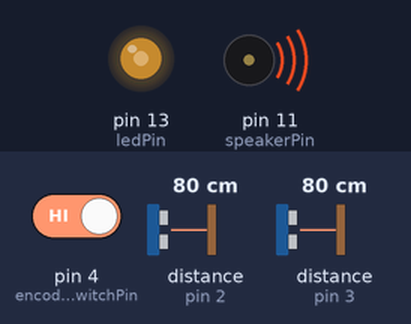
Bench run of a sketch on a simulated Arduino Uno, built with avr-gcc and run on an emulated ATmega328P. Shown: output pins drawn as LEDs (lit = HIGH), buzzer (waves = sounding). Wiring (inferred from the names in the program): 2 × range finder with pulse-width output: data pin 2 / data pin 3. Inputs (shaded band) come from the test bench; at power-on: distance to the obstacle (sensors on pin 2, pin 3) 80 cm, pin 4 (encoderSwitchPin) HIGH.

Above: at 1.2 s.
1.3 s: distance to the obstacle (sensor on pin 2) set to 2 cm
At 2.5 s:
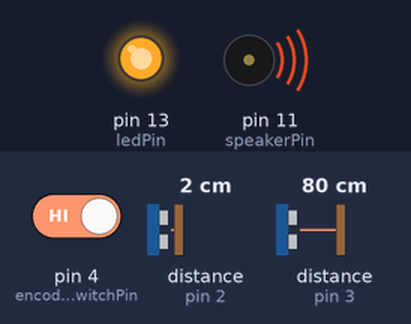
2.9 s: distance to the obstacle (sensor on pin 2) set to 75 cm
5.7 s: distance to the obstacle (sensor on pin 2) set to 84 cm
10.2 s: distance to the obstacle (sensor on pin 3) set to 35 cm
At 14.14 s:
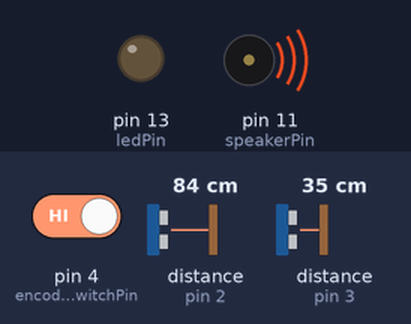
Timing chart, 0 to 14.2 s (numbered marks = the images above; inputs shaded):
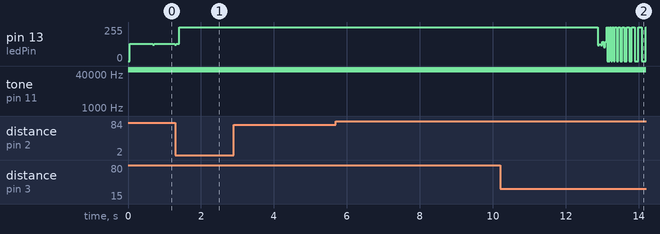

The sketch:

kitchen.ino
```cpp
#include <stdint.h>
#include <avr/interrupt.h>
#include <avr/io.h>
#include <avr/pgmspace.h>

#define SAMPLE_RATE 8000

/*
 * The audio data needs to be unsigned, 8-bit, 8000 Hz, and small enough
 * to fit in flash. 10000-13000 samples is about the limit.
 *
 * sounddata.h should look like this:
 *     const int sounddata_length=10000;
 *     const unsigned char sounddata_data[] PROGMEM = { ..... };
 *
 * You can use wav2c from GBA CSS:
 *     http://thieumsweb.free.fr/english/gbacss.html
 * Then add "PROGMEM" in the right place. I hacked it up to dump the samples
 * as unsigned rather than signed, but it shouldn't matter.
 *
 * http://musicthing.blogspot.com/2005/05/tiny-music-makers-pt-4-mac-startup.html
 * mplayer -ao pcm macstartup.mp3
 * sox audiodump.wav -v 1.32 -c 1 -r 8000 -u -1 macstartup-8000.wav
 * sox macstartup-8000.wav macstartup-cut.wav trim 0 10000s
 * wav2c macstartup-cut.wav sounddata.h sounddata
 *
 * (starfox) nb. under sox 12.18 (distributed in CentOS 5), i needed to run
 * the following command to convert my wav file to the appropriate format:
 * sox audiodump.wav -c 1 -r 8000 -u -b macstartup-8000.wav
 */

#include "HEV_KICK.WAV.raw.h"

int ledPin = 13;
int speakerPin = 11; // Can be either 3 or 11, two PWM outputs connected to Timer 2
volatile uint16_t sample;

byte lastSample;
//these pins can not be changed 2/3 are special pins
int encoderPin1 = 2;
int encoderPin2 = 3;
 int encoderSwitchPin = 4; //push button switch


volatile int lastEncoded = 0;
volatile long
encoderValue = 0;

long lastencoderValue = 0;

int lastMSB = 0;
int lastLSB = 0;

// Variables will change:
int ledState = LOW;             // ledState used to set the LED
long previousMillis = 0;        // will store last time LED was updated


void stopPlayback()
{
    // Disable playback per-sample interrupt.
    TIMSK1 &= ~_BV(OCIE1A);

    // Disable the per-sample timer completely.
    TCCR1B &= ~_BV(CS10);

    // Disable the PWM timer.
    TCCR2B &= ~_BV(CS10);

    digitalWrite(speakerPin, LOW);
}

// This is called at 8000 Hz to load the next sample.
ISR(TIMER1_COMPA_vect) {
    if (sample >= sounddata_length) {
        if (sample == sounddata_length + lastSample) {
            stopPlayback();
        }
        else {
            if(speakerPin==11){
                // Ramp down to zero to reduce the click at the end of playback.
                OCR2A = sounddata_length + lastSample - sample;
            } else {
                OCR2B = sounddata_length + lastSample - sample;
            }
        }
    }
    else {
        if(speakerPin==11){
            OCR2A = pgm_read_byte(&sounddata_data[sample]);
        } else {
            OCR2B = pgm_read_byte(&sounddata_data[sample]);
        }
    }

    ++sample;
}

void startPlayback()
{
    pinMode(speakerPin, OUTPUT);

    // Set up Timer 2 to do pulse width modulation on the speaker
    // pin.

    // Use internal clock (datasheet p.160)
    ASSR &= ~(_BV(EXCLK) | _BV(AS2));

    // Set fast PWM mode  (p.157)
    TCCR2A |= _BV(WGM21) | _BV(WGM20);
    TCCR2B &= ~_BV(WGM22);

    if(speakerPin==11){
        // Do non-inverting PWM on pin OC2A (p.155)
        // On the Arduino this is pin 11.
        TCCR2A = (TCCR2A | _BV(COM2A1)) & ~_BV(COM2A0);
        TCCR2A &= ~(_BV(COM2B1) | _BV(COM2B0));
        // No prescaler (p.158)
        TCCR2B = (TCCR2B & ~(_BV(CS12) | _BV(CS11))) | _BV(CS10);

        // Set initial pulse width to the first sample.
        OCR2A = pgm_read_byte(&sounddata_data[0]);
    } else {
        // Do non-inverting PWM on pin OC2B (p.155)
        // On the Arduino this is pin 3.
        TCCR2A = (TCCR2A | _BV(COM2B1)) & ~_BV(COM2B0);
        TCCR2A &= ~(_BV(COM2A1) | _BV(COM2A0));
        // No prescaler (p.158)
        TCCR2B = (TCCR2B & ~(_BV(CS12) | _BV(CS11))) | _BV(CS10);

        // Set initial pulse width to the first sample.
        OCR2B = pgm_read_byte(&sounddata_data[0]);
    }


    // Set up Timer 1 to send a sample every interrupt.

    cli();

    // Set CTC mode (Clear Timer on Compare Match) (p.133)
    // Have to set OCR1A *after*, otherwise it gets reset to 0!
    TCCR1B = (TCCR1B & ~_BV(WGM13)) | _BV(WGM12);
    TCCR1A = TCCR1A & ~(_BV(WGM11) | _BV(WGM10));

    // No prescaler (p.134)
    TCCR1B = (TCCR1B & ~(_BV(CS12) | _BV(CS11))) | _BV(CS10);

    // Set the compare register (OCR1A).
    // OCR1A is a 16-bit register, so we have to do this with
    // interrupts disabled to be safe.
    OCR1A = F_CPU / SAMPLE_RATE;    // 16e6 / 8000 = 2000

    // Enable interrupt when TCNT1 == OCR1A (p.136)
    TIMSK1 |= _BV(OCIE1A);

    lastSample = pgm_read_byte(&sounddata_data[sounddata_length-1]);
    sample = 0;
    sei();
}


void setup()
{
    pinMode(ledPin, OUTPUT);
    digitalWrite(ledPin, HIGH);

      pinMode(encoderPin1, INPUT);
  pinMode(encoderPin2, INPUT);

  pinMode(encoderSwitchPin, INPUT);

  digitalWrite(encoderPin1, HIGH); //turn pullup resistor on
  digitalWrite(encoderPin2, HIGH); //turn pullup resistor on
  digitalWrite(encoderSwitchPin, HIGH);

  //call updateEncoder() when any high/low changed seen
  //on interrupt 0 (pin 2), or interrupt 1 (pin 3)
  attachInterrupt(0, updateEncoder, CHANGE);
  attachInterrupt(1, updateEncoder, CHANGE);

}

void loop()
{
  if(digitalRead(encoderSwitchPin)){
    // not pushed
  }else{
    // pushed
  }
    checkLed();
}

void checkLed() {
    unsigned long currentMillis = millis();

    if(currentMillis - previousMillis > encoderValue) {
    // save the last time you blinked the LED
    previousMillis = currentMillis;

    // if the LED is off turn it on and vice-versa:
    if (ledState == LOW) {
      ledState = HIGH;
      startPlayback();
    }
    else {
     ledState = LOW;
    }

    // set the LED with the ledState of the variable:
    digitalWrite(ledPin, ledState);
  }
}

void updateEncoder(){
  int MSB = digitalRead(encoderPin1); //MSB = most significant bit
  int LSB = digitalRead(encoderPin2); //LSB = least significant bit

  int encoded = (MSB << 1) |LSB; //converting the 2 pin value to single number
  int sum  = (lastEncoded << 2) | encoded; //adding it to the previous encoded value

  if(sum == 0b1101 || sum == 0b0100 || sum == 0b0010 || sum == 0b1011) encoderValue ++;
  if(sum == 0b1110 || sum == 0b0111 || sum == 0b0001 || sum == 0b1000) encoderValue --;

  lastEncoded = encoded; //store this value for next time
}
```

Source omitted: KICK.WAV.raw.h (data table, 11122 bytes)

Measured:
- after the input at 2.9 s, every drawn part: stays the same
- after the input at 5.7 s, every drawn part: stays the same
